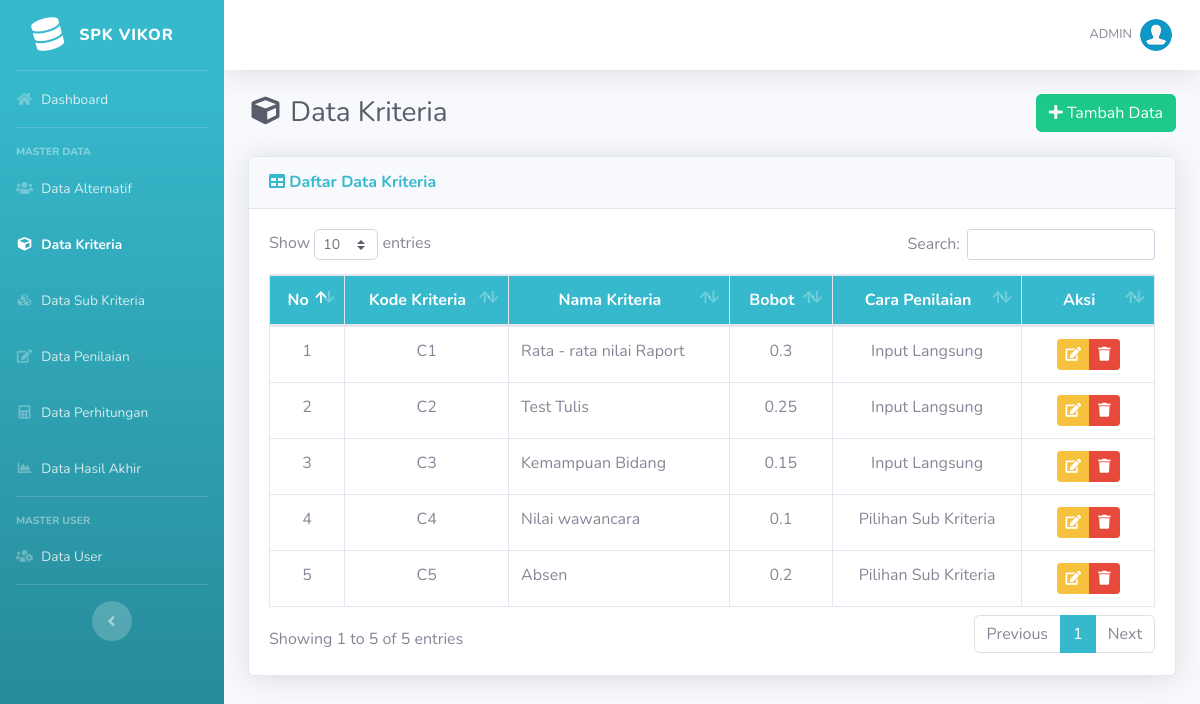
The app's page /list-kriteria.php (signed in) with its own data.
### tables this page shows
CREATE TABLE `kriteria` (
  `id_kriteria` int(11) NOT NULL,
  `kode_kriteria` varchar(10) NOT NULL,
  `nama` varchar(50) NOT NULL,
  `bobot` float NOT NULL,
  `ada_pilihan` tinyint(1) DEFAULT NULL
);

### list-kriteria.php (the view, shortened to what this page needs)
<?php
require_once('includes/init.php');
require_once('template/header.php');
?>
<div class="d-sm-flex align-items-center justify-content-between mb-4">
    <h1 class="h3 mb-0 text-gray-800"><i class="fas fa-fw fa-cube"></i> Data Kriteria</h1>
    <a href="tambah-kriteria.php" class="btn btn-success"> <i class="fa fa-plus"></i> Tambah Data </a>
</div>
<div class="card shadow mb-4">
    <div class="card-header py-3">
        <h6 class="m-0 font-weight-bold text-info"><i class="fa fa-table"></i> Daftar Data Kriteria</h6>
    </div>
    <div class="card-body">
		<div class="table-responsive">
			<table class="table table-bordered" id="dataTable" width="100%" cellspacing="0">
				<thead class="bg-info text-white">
					<tr align="center">
						<th>No</th>
						<th>Kode Kriteria</th>
						<th>Nama Kriteria</th>
						<th>Bobot</th>
						<th>Cara Penilaian</th>
						<th width="15%">Aksi</th>
					</tr>
				</thead>
				<tbody>
				<?php
				$no = 1;
				$query = mysqli_query($koneksi,"SELECT * FROM kriteria ORDER BY kode_kriteria ASC");
				while($data = mysqli_fetch_array($query)):
				?>
					<tr align="center">
						<td><?php echo $no; ?></td>
						<td><?php echo $data['kode_kriteria']; ?></td>
						<td align="left"><?php echo $data['nama']; ?></td>
						<td><?php echo $data['bobot']; ?></td>
						<td><?php echo ($data['ada_pilihan']) ? 'Pilihan Sub Kriteria': 'Input Langsung'; ?></td>
						<td>
							<div class="btn-group" role="group">
								<a data-toggle="tooltip" data-placement="bottom" title="Edit Data" href="edit-kriteria.php?id=<?php echo $data['id_kriteria']; ?>" class="btn btn-warning btn-sm"><i class="fa fa-edit"></i></a>
								<a  data-toggle="tooltip" data-placement="bottom" title="Hapus Data" href="hapus-kriteria.php?id=<?php echo $data['id_kriteria']; ?>" onclick="return confirm ('Apakah anda yakin untuk meghapus data ini')" class="btn btn-danger btn-sm"><i class="fa fa-trash"></i></a>
							</div>
						</td>
					</tr>
					<?php
					$no++;
					endwhile; ?>
				</tbody>
			</table>
		</div>
	</div>
</div>
<?php
require_once('template/footer.php');
?>

### records on screen
kriteria: kode_kriteria "C1", nama "Rata - rata nilai Raport", bobot "0.3", ada_pilihan "Input Langsung"
kriteria: kode_kriteria "C2", nama "Test Tulis", bobot "0.25", ada_pilihan "Input Langsung"
kriteria: kode_kriteria "C3", nama "Kemampuan Bidang", bobot "0.15", ada_pilihan "Input Langsung"
kriteria: kode_kriteria "C4", nama "Nilai wawancara", bobot "0.1", ada_pilihan "Pilihan Sub Kriteria"
kriteria: kode_kriteria "C5", nama "Absen", bobot "0.2", ada_pilihan "Pilihan Sub Kriteria"

### other values on screen
$_SESSION['username'] "ADMIN"
